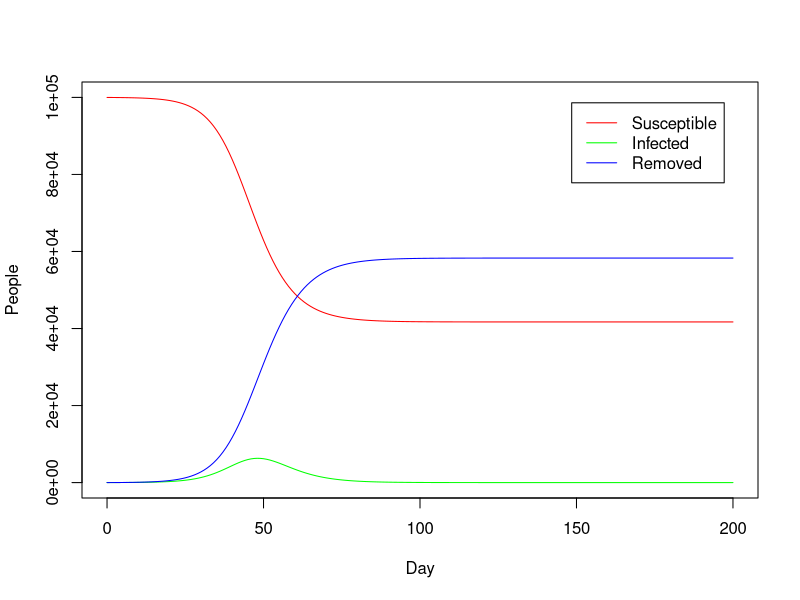

R code for this plot:
# Arguments:
#   y0: the initial values for the ODE system
#   times: times at which explicit estimates for y are desired, the first value must be the initial time
#   func: a function that computes the values of the derivatives in the ODE system at time t
#   parms: vector or list of parameters used in `func`.
euler <- function(y0, times, func, parms) {
	h <- times[2] - times[1]
	tbl <- matrix(nrow=length(times), ncol=1+length(y0))
	colnames(tbl) <- c("time", names(y0))
	tbl[, 1] <- times
	tbl[1, -1] <- y0
	for (i in 1:(nrow(tbl)-1)) {
		ti <- tbl[i, 1]
		yi <- tbl[i, -1]
		tbl[i+1, -1] <- yi + func(ti, yi, parms)
	}
	return(tbl)
}

rk4 <- function(y0, times, func, parms) {
	h <- times[2] - times[1]
	tbl <- matrix(nrow=length(times), ncol=1+length(y0))
	colnames(tbl) <- c("time", names(y0))
	tbl[, 1] <- times
	tbl[1, -1] <- y0
	for (i in 1:(nrow(tbl)-1)) {
		ti <- tbl[i, 1]
		yi <- tbl[i, -1]
		k1 <- func(ti, yi, parms)
		k2 <- func(ti + h/2, yi + h/2 * k1, parms)
		k3 <- func(ti + h/2, yi + h/2 * k2, parms)
		k4 <- func(ti + h, yi + h * k3, parms)
		tbl[i+1, -1] <- yi + h/6 * (k1 + 2 * k2 + 2 * k3 + k4)
	}
	return(tbl)
}

SIR.model <- function(t, y, parms) with(as.list(c(y, parms)), {
	dS.dt <- -beta / N * S * I
	dI.dt <- beta / N * I * S - gamma * I
	dR.dt <- gamma * I
	c(dS.dt, dI.dt, dR.dt)
})

result <- rk4(
	y0 = c(S=99990, I=10, R=0),
	times = seq(0, 200, by=1),
	func = SIR.model,
	parms = list(beta=.5, gamma=1/3, N=100000)
)

with(as.list(data.frame(result)), {
	plot(S ~ time, col="red", type="l", ylim=c(0, 100000), xlab="Day", ylab="People")
	lines(I ~ time, col="green")
	lines(R ~ time, col="blue")
	legend("topright", inset=.05, legend=c("Susceptible", "Infected", "Removed"),
	    col=c("red", "green", "blue"), lty=1)
})
